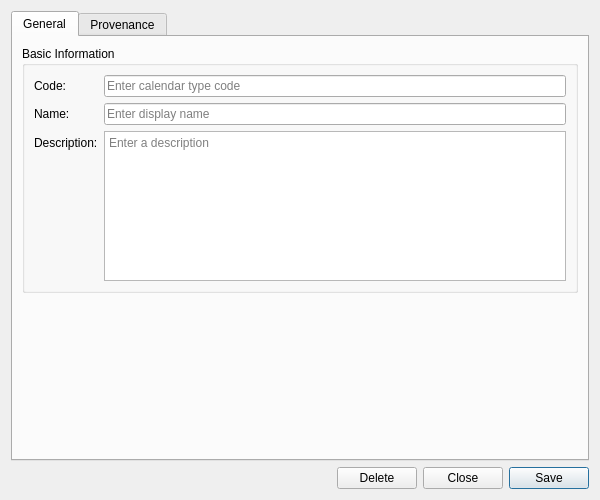
<?xml version="1.0" encoding="UTF-8"?>
<ui version="4.0">
 <class>CalendarTypeDetailDialog</class>
 <widget class="QWidget" name="CalendarTypeDetailDialog">
  <property name="geometry">
   <rect>
    <x>0</x>
    <y>0</y>
    <width>600</width>
    <height>500</height>
   </rect>
  </property>
  <property name="sizePolicy">
   <sizepolicy hsizetype="Preferred" vsizetype="Preferred">
    <horstretch>0</horstretch>
    <verstretch>0</verstretch>
   </sizepolicy>
  </property>
  <property name="minimumSize">
   <size>
    <width>600</width>
    <height>500</height>
   </size>
  </property>
  <property name="windowTitle">
   <string>Calendar Type Details</string>
  </property>
  <layout class="QVBoxLayout" name="verticalLayout">
   <item>
    <widget class="QTabWidget" name="tabWidget">
     <property name="currentIndex"><number>0</number></property>
     <widget class="QWidget" name="generalTab">
      <attribute name="title"><string>General</string></attribute>
      <layout class="QVBoxLayout" name="generalLayout">
       <item>
        <widget class="QGroupBox" name="basicInfoGroup">
         <property name="title">
          <string>Basic Information</string>
         </property>
         <layout class="QFormLayout" name="formLayout">
          <item row="0" column="0">
           <widget class="QLabel" name="labelCode">
            <property name="text">
             <string>Code:</string>
            </property>
           </widget>
          </item>
          <item row="0" column="1">
           <widget class="QLineEdit" name="codeEdit">
            <property name="placeholderText">
             <string>Enter calendar type code</string>
            </property>
            <property name="readOnly">
             <bool>true</bool>
            </property>
           </widget>
          </item>
          <item row="1" column="0">
           <widget class="QLabel" name="labelName">
            <property name="text">
             <string>Name:</string>
            </property>
           </widget>
          </item>
          <item row="1" column="1">
           <widget class="QLineEdit" name="nameEdit">
            <property name="placeholderText">
             <string>Enter display name</string>
            </property>
           </widget>
          </item>
          <item row="2" column="0">
           <widget class="QLabel" name="labelDescription">
            <property name="text">
             <string>Description:</string>
            </property>
           </widget>
          </item>
          <item row="2" column="1">
           <widget class="QPlainTextEdit" name="descriptionEdit">
            <property name="minimumSize">
             <size>
              <width>0</width>
              <height>80</height>
             </size>
            </property>
            <property name="maximumSize">
             <size>
              <width>16777215</width>
              <height>150</height>
             </size>
            </property>
            <property name="placeholderText">
             <string>Enter a description</string>
            </property>
           </widget>
          </item>
         </layout>
        </widget>
       </item>
       <item>
        <spacer name="verticalSpacer">
         <property name="orientation">
          <enum>Qt::Vertical</enum>
         </property>
         <property name="sizeHint" stdset="0">
          <size>
           <width>20</width>
           <height>40</height>
          </size>
         </property>
        </spacer>
       </item>
      </layout>
     </widget>
     <widget class="QWidget" name="provenanceTab">
      <attribute name="title"><string>Provenance</string></attribute>
      <layout class="QVBoxLayout" name="provenanceTabLayout">
       <item>
        <widget class="ores::qt::ProvenanceWidget" name="provenanceWidget" native="true"/>
       </item>
      </layout>
     </widget>
    </widget>
   </item>
   <item>
    <layout class="QHBoxLayout" name="buttonLayout">
     <item>
      <spacer name="horizontalSpacer">
       <property name="orientation">
        <enum>Qt::Horizontal</enum>
       </property>
       <property name="sizeHint" stdset="0">
        <size>
         <width>40</width>
         <height>20</height>
        </size>
       </property>
      </spacer>
     </item>
     <item>
      <widget class="QPushButton" name="deleteButton">
       <property name="text">
        <string>Delete</string>
       </property>
      </widget>
     </item>
     <item>
      <widget class="QPushButton" name="closeButton">
       <property name="text">
        <string>Close</string>
       </property>
      </widget>
     </item>
     <item>
      <widget class="QPushButton" name="saveButton">
       <property name="text">
        <string>Save</string>
       </property>
       <property name="default">
        <bool>true</bool>
       </property>
      </widget>
     </item>
    </layout>
   </item>
  </layout>
 </widget>
 <customwidgets>
  <customwidget>
   <class>ores::qt::ProvenanceWidget</class>
   <extends>QWidget</extends>
   <header>ores.qt/ProvenanceWidget.hpp</header>
  </customwidget>
 </customwidgets>
 <resources/>
 <connections/>
</ui>
